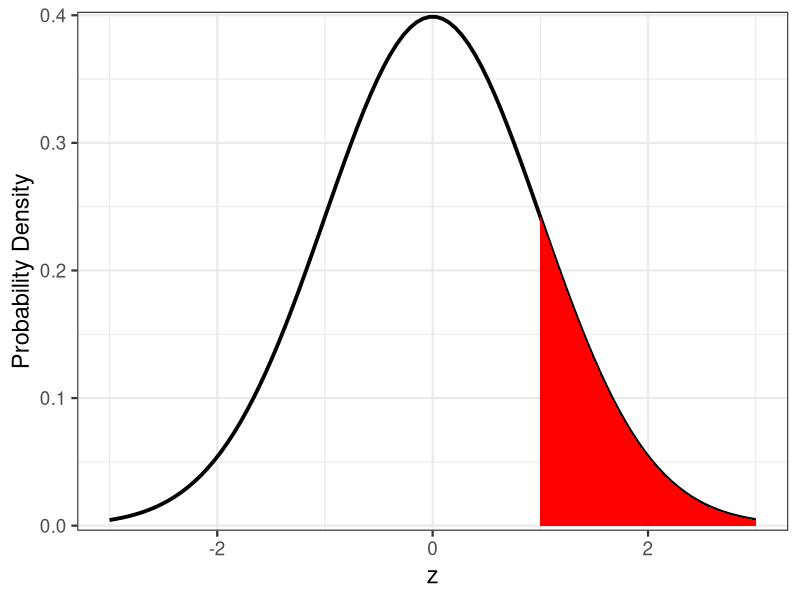

This chart was generated by the following R code: (Note: this script raises an error after producing the figure.)
## ---- chunk 1
library(knitr)
opts_chunk$set(fig.height=4.5, comment=NA, 
               warning=FALSE, message=FALSE, 
               dev="jpeg", echo=FALSE)
library(ggplot2)
library(magrittr)
library(dplyr)
library(tidyr)
## ---- chunk 2
library(ggplot2)
vals <- seq(-3,3,length.out=100);z=dnorm(vals)
normplot <- qplot(vals, z, lwd=I(1.3), geom="line") +
  theme_bw(base_size=17) + xlab("z") +  ylab("Probability Density") + 
  scale_y_continuous(expand=c(0.01,0))

normplot +
  geom_area(mapping=aes(x=seq(1,3,length.out=100), y=dnorm(seq(1,3,length.out=100))), fill="red")
## ---- chunk 3
library(gganimate)
library(dplyr)
library(tidyr)
set.seed(31415)

samps <- data.frame(sample_size=3:20) %>%
  group_by(sample_size) %>%
  do(samp = rnorm(.$sample_size[1])) %>%
  unnest(samp)

dists <- ggplot() +
  geom_line(mapping=aes(x=vals, y=z), lwd=1.3) +
  theme_bw(base_size=17) + xlab("z") +  ylab("Probability Density") + 
  geom_density(data = samps, 
               mapping=aes(x=samp, frame=sample_size, group=sample_size),
               color="red") +
  annotate(1,0.4, geom="text", label="Golem", size=10)

gg_animate(dists, interval=0.6, loop=1)
## ---- chunk 4
dfd <- data.frame(x=rep(vals, 2), y=rep(z,2), 
                           sample_size=c(rep(6,100), rep(18, 100)))

ggplot() +
  theme_bw(base_size=17) + xlab("z") +  ylab("Probability Density") + 
  geom_density(data = samps %>% filter(sample_size %in% c(6,18)), 
               mapping=aes(x=samp, frame=sample_size, group=sample_size),
               color="red") +
  facet_wrap(~sample_size, 
             label=labeller(sample_size = c("6"="N = 6", "18" = "N = 18"))) +
  geom_line(data=dfd, mapping=aes(x=x, y=y), lwd=1.3) +
    scale_y_continuous(expand=c(0.01,0))
## ---- chunk 5
x_dists <- data.frame(x=seq(-2.5, 2.5, 0.01)) %>%
  mutate(dn = dnorm(x),
         dt_1 = dt(x, 1),
         dt_2 = dt(x, 2),
         dt_3 = dt(x, 3)
  )

x_df <- data.frame(x=rnorm(100), x_unif=runif(100))

ggplot() +
  geom_line(data=x_dists, mapping=aes(x=x, y=dn)) +
  geom_line(data=x_dists, mapping=aes(x=x, y=dt_1), color="red") +
  geom_line(data=x_dists, mapping=aes(x=x, y=dt_2), color="orange") +
  geom_line(data=x_dists, mapping=aes(x=x, y=dt_3), color="blue") +
  theme_classic(base_size=14) +
  annotate(x=c(0.2,0.7,1.1,1.2), y=c(0.4, 0.3, 0.2, 0.1), 
             label=c("Normal","3DF", "2DF", "1DF"), fill="white",
            fontface = "bold", geom="label") +
  ylab("density")
## ---- chunk 6
blackbird <- read.csv("./data/09/12e2BlackbirdTestosterone.csv") %>%
  mutate(Bird = 1:n())
b_tidy <- gather(blackbird, When, Antibody, -c(Bird)) %>%
  filter((When %in% c("Before", "After")))
## ---- chunk 7
ggplot(data=b_tidy, aes(x=When, y=Antibody, group=Bird)) +
  geom_point(color="red") +
  geom_line() +
  theme_bw(base_size=18)
## ---- chunk 8
ggplot(data=blackbird, aes(x=dif)) +
  geom_histogram(bins=10)+
  theme_classic(base_size=17) +
  xlab("Difference (After-Before)")
## ---- chunk 9
qqnorm(blackbird$dif); qqline(blackbird$dif)
## ---- chunk 10
set.seed(5000)
samp <- rnorm(10000)
quantile(samp)
## ---- chunk 11
quantile(samp, probs=seq(0,1,.1))
## ---- chunk 12
nquant <- seq(0,1,length.out=100)
nvals <- qnorm(nquant)
qplot(nquant, nvals, geom="line") +
  theme_bw(base_size=17) +
  ylab("Observation") + xlab("Quantile")
## ---- chunk 13
q <- quantile(blackbird$dif, probs=seq(0, 1, length.out=nrow(blackbird)))
q
q_vals <- as.numeric(gsub("\\%", "", names(q)))/100
## ---- chunk 14
plot(q_vals, q, main="Data Quantiles", ylab="Observation", xlab="Quantile", cex.lab=1.4)
## ---- chunk 15

## ---- chunk 16
ggplot(data=blackbird, aes(x=dif.in.logs)) +
  geom_density()+
  theme_classic(base_size=17) +
  xlab("Log Difference (log(After) - log(Before))") +
  geom_vline(xintercept=0, lty=2)
## ---- chunk 17
broom::tidy(t.test(blackbird$dif.in.logs)) [-c(5:6)]
## ---- chunk 18
library(readr)
lizards <- read_csv("./data/09/12e3HornedLizards.csv") %>%
  mutate(Status = ifelse(Survive==1, "Living", "Dead"))

ggplot(lizards) +
  aes(x=Status, y=`Squamosal horn length`, fill=Status) +
  geom_boxplot() +
  theme_bw(base_size=17)
## ---- chunk 19
ggplot(lizards) +
  aes(x=`Squamosal horn length`, fill=Status, ..density..) +
  geom_histogram(bins = 30) +
  theme_bw(base_size=17) +
  facet_grid(.~Status) +
  ylab("frequency")
## ---- chunk 20
res <- residuals(lm(`Squamosal horn length` ~ Status, data=lizards))
qqnorm(res); qqline(res)
## ---- chunk 21
l_count <- lizards %>%
  group_by(Status) %>%
  count() %>% ungroup()

ggplot(data=l_count) +
  aes(x=Status, y=n, fill=Status) +
  geom_bar(stat="identity", position=position_dodge()) +
  theme_bw(base_size=17) +
  ylab("Sample Size\n")
## ---- chunk 22
t.test(`Squamosal horn length` ~ Status, data=lizards)
## ---- chunk 23
ggplot(lizards) +
  aes(x=Status, y=`Squamosal horn length`) +
  stat_summary() +
  theme_bw(base_size=17) +
  ggtitle("Horn Length and SE")
